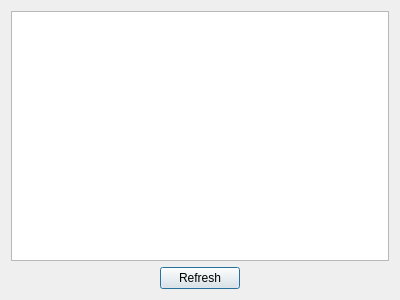
<?xml version="1.0" encoding="UTF-8"?>
<ui version="4.0">
 <class>TileViewer</class>
 <widget class="QDialog" name="TileViewer">
  <property name="geometry">
   <rect>
    <x>0</x>
    <y>0</y>
    <width>400</width>
    <height>300</height>
   </rect>
  </property>
  <property name="windowTitle">
   <string>Tile Viewer</string>
  </property>
  <layout class="QVBoxLayout" name="verticalLayout">
   <item>
    <layout class="QHBoxLayout" name="horizontalLayout">
     <item>
      <widget class="QGraphicsView" name="tilesGraphicsView">
       <property name="dragMode">
        <enum>QGraphicsView::NoDrag</enum>
       </property>
      </widget>
     </item>
    </layout>
   </item>
   <item>
    <layout class="QHBoxLayout" name="buttonLayout">
     <item>
      <widget class="QPushButton" name="refreshButton">
       <property name="sizePolicy">
        <sizepolicy hsizetype="Fixed" vsizetype="Fixed">
         <horstretch>0</horstretch>
         <verstretch>0</verstretch>
        </sizepolicy>
       </property>
       <property name="text">
        <string>Refresh</string>
       </property>
      </widget>
     </item>
    </layout>
   </item>
  </layout>
 </widget>
 <resources/>
 <connections/>
</ui>
